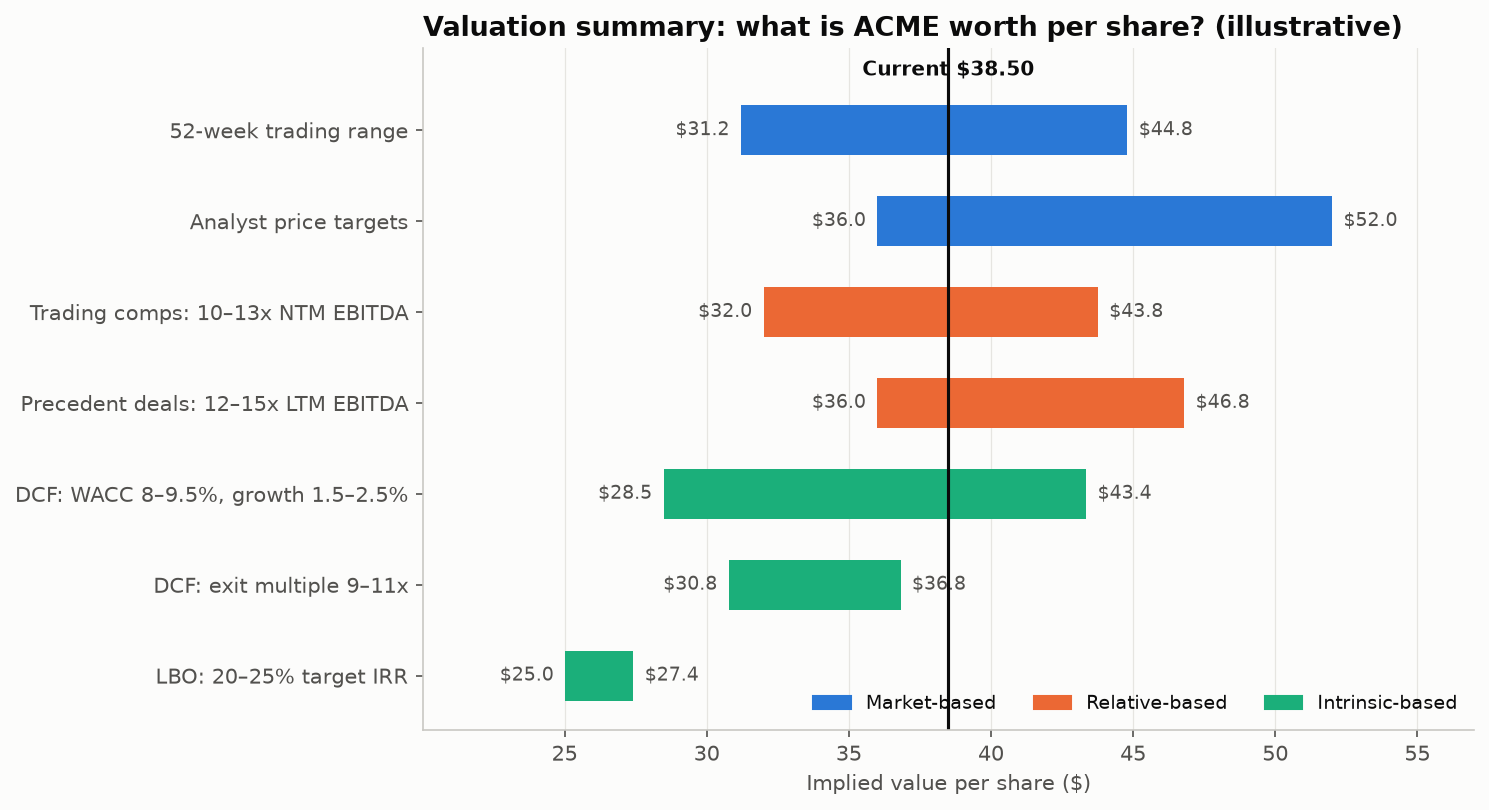

Source code (Python):
"""
Football Field (Valuation Summary)  -  family: Finance & investment

DESIGN PURPOSE
Floating horizontal bars show the implied value-per-share range from each
valuation method (trading range, analyst targets, comparable companies,
precedent deals, DCF, LBO) against the current share price. It is the standard
investment-banking summary of 'what is this company worth?'.

WHEN TO USE
  - Summarise several valuation approaches on one common scale (value per
    share or EV)
  - Support M&A, fairness-opinion or equity-research discussions
  - Show where a proposed offer price sits relative to each method

AVOID WHEN
  - The ranges come from inconsistent assumptions (net debt, share count or
    date); reconcile first
  - Only one method is available (show its sensitivity table instead)

ALTERNATIVES
  - DCF sensitivity table
  - Dot plot of point estimates with ranges

EXAMPLE
A fictional company with 250M shares and $1.8bn net debt; ranges computed from
multiples, a five-year DCF and a simple LBO (illustrative).

NOTE: Educational examples with simulated or historical data. Not investment
advice; past performance does not predict future returns.

Run:  python football_field_valuation.py
"""
import sys
from pathlib import Path

import numpy as np
import pandas as pd
import matplotlib.pyplot as plt

# Library style: categorical colors in fixed order, recessive axes, hairline grid.
PALETTE = ["#2a78d6", "#eb6834", "#1baf7a", "#eda100",
           "#e87ba4", "#008300", "#6250d6", "#e34948"]
SEQ_CMAP = "Blues"      # sequential: one hue, light -> dark
DIV_CMAP = "RdBu_r"     # diverging: two opposite hues, neutral midpoint
GRAY = "#b8b7b1"        # de-emphasised marks
plt.rcParams.update({
    "figure.figsize": (8, 4.8), "figure.dpi": 110, "figure.facecolor": "#fcfcfb",
    "axes.facecolor": "#fcfcfb", "axes.edgecolor": "#c9c8c3", "axes.linewidth": 0.8,
    "axes.spines.top": False, "axes.spines.right": False,
    "axes.grid": True, "grid.color": "#e6e5e1", "grid.linewidth": 0.6, "axes.axisbelow": True,
    "axes.prop_cycle": plt.cycler(color=PALETTE),
    "axes.titlesize": 13, "axes.titleweight": "bold", "axes.titlelocation": "left",
    "axes.labelcolor": "#52514e", "xtick.color": "#52514e", "ytick.color": "#52514e",
    "text.color": "#0b0b0b", "font.size": 10, "lines.linewidth": 2,
    "legend.frameon": False,
})

# --- Example data ------------------------------------------------------------
shares, net_debt, price_now = 250.0, 1800.0, 38.50          # millions / $m / $
ebitda_ltm, ebitda_ntm = 900.0, 980.0
fcf = np.array([600, 650, 700, 740, 780.0])                   # 5-year free cash flow forecast ($m)
ebitda_y5 = 1150.0


def per_share(ev):
    return (ev - net_debt) / shares


def dcf_ev(wacc, g=None, exit_multiple=None):
    t = np.arange(1, len(fcf) + 1)
    pv = (fcf / (1 + wacc) ** t).sum()
    tv = fcf[-1] * (1 + g) / (wacc - g) if g is not None else exit_multiple * ebitda_y5
    return pv + tv / (1 + wacc) ** len(fcf)


def lbo_entry_ev(irr, leverage=6.0, exit_multiple=10.0, debt_paydown=2000.0):
    debt0 = leverage * ebitda_ltm
    exit_equity = exit_multiple * ebitda_y5 - (debt0 - debt_paydown)
    return exit_equity / (1 + irr) ** 5 + debt0


rows = [
    ("52-week trading range", "Market", 31.2, 44.8),
    ("Analyst price targets", "Market", 36.0, 52.0),
    ("Trading comps: 10–13x NTM EBITDA", "Relative", per_share(10 * ebitda_ntm), per_share(13 * ebitda_ntm)),
    ("Precedent deals: 12–15x LTM EBITDA", "Relative", per_share(12 * ebitda_ltm), per_share(15 * ebitda_ltm)),
    ("DCF: WACC 8–9.5%, growth 1.5–2.5%", "Intrinsic", per_share(dcf_ev(0.095, g=0.015)), per_share(dcf_ev(0.08, g=0.025))),
    ("DCF: exit multiple 9–11x", "Intrinsic", per_share(dcf_ev(0.0875, exit_multiple=9)), per_share(dcf_ev(0.0875, exit_multiple=11))),
    ("LBO: 20–25% target IRR", "Intrinsic", per_share(lbo_entry_ev(0.25)), per_share(lbo_entry_ev(0.20))),
]
df = pd.DataFrame(rows, columns=["method", "family", "low", "high"]).round(2)
df

# --- Plot --------------------------------------------------------------------
family_color = {"Market": PALETTE[0], "Relative": PALETTE[1], "Intrinsic": PALETTE[2]}
fig, ax = plt.subplots(figsize=(10, 5.5))
y = np.arange(len(df))[::-1]
for yi, row in zip(y, df.itertuples()):
    ax.barh(yi, row.high - row.low, left=row.low, height=0.55, color=family_color[row.family])
    ax.text(row.low - 0.4, yi, f"${row.low:.1f}", ha="right", va="center", fontsize=9, color="#52514e")
    ax.text(row.high + 0.4, yi, f"${row.high:.1f}", ha="left", va="center", fontsize=9, color="#52514e")
ax.axvline(price_now, color="#0b0b0b", linewidth=1.5)
ax.text(price_now, y[0] + 0.55, f"Current ${price_now:.2f}", ha="center", va="bottom", fontsize=9.5,
        fontweight="bold")
ax.set_yticks(y, df["method"])
ax.set_xlim(df["low"].min() - 5, df["high"].max() + 5)
ax.set_ylim(-0.6, len(df) - 0.1)
ax.set_xlabel("Implied value per share ($)")
ax.grid(axis="y", visible=False)
handles = [plt.Rectangle((0, 0), 1, 1, color=c) for c in family_color.values()]
ax.legend(handles, [f"{k}-based" for k in family_color], loc="lower right", ncol=3, fontsize=9)
ax.set_title("Valuation summary: what is ACME worth per share? (illustrative)")
fig.tight_layout()

# --- Save / show -------------------------------------------------------------
out = Path(__file__).with_name(Path(__file__).stem + ".png")
fig.savefig(out, dpi=150, bbox_inches="tight")
print(f"saved {out}")
if "--no-show" not in sys.argv:
    plt.show()
